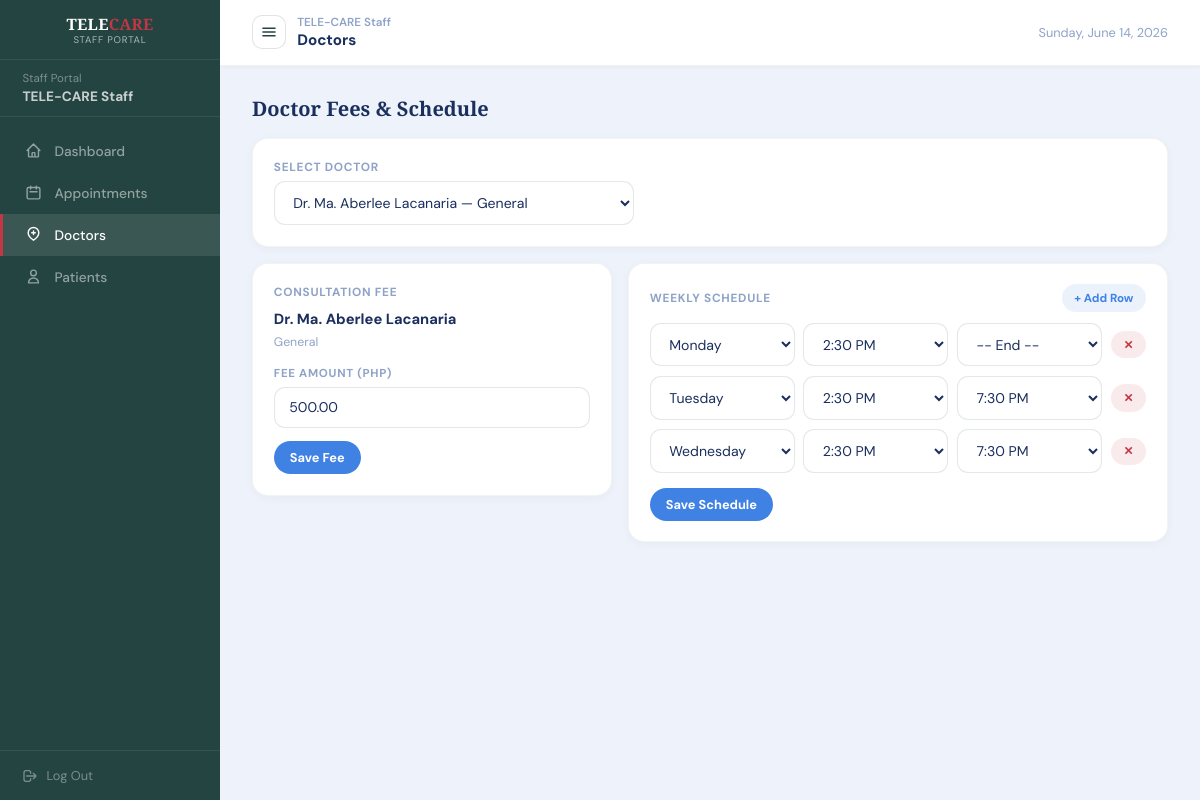
The app's page /staff/doctors.php (signed in) with its own data.
### tables this page shows
CREATE TABLE `doctors` (
  `id` int NOT NULL AUTO_INCREMENT,
  `full_name` varchar(150) NOT NULL,
  `specialty` varchar(100) DEFAULT NULL,
  `subspecialty` varchar(100) DEFAULT NULL,
  `clinic_name` varchar(150) DEFAULT NULL,
  `email` varchar(150) NOT NULL,
  `password` varchar(255) DEFAULT NULL,
  `phone_number` varchar(20) DEFAULT NULL,
  `profile_photo` varchar(255) DEFAULT NULL,
  `bio` text,
  `consultation_fee` decimal(10,2) DEFAULT '0.00',
  `languages_spoken` varchar(255) DEFAULT NULL,
  `rating` decimal(2,1) DEFAULT '0.0',
  `access_level` enum('junior','senior','consultant') DEFAULT 'junior',
  `status` enum('pending','active','inactive') DEFAULT 'pending',
  `is_available` tinyint(1) DEFAULT '0',
  `license_number` varchar(100) DEFAULT NULL,
  `issuing_board` varchar(150) DEFAULT NULL,
  `license_file` varchar(255) DEFAULT NULL,
  `board_cert_file` varchar(255) DEFAULT NULL,
  `consent_signed` tinyint(1) DEFAULT '0',
  `is_verified` tinyint(1) DEFAULT '0',
  `verified_at` timestamp NULL DEFAULT NULL,
  `verified_by` int DEFAULT NULL,
  `invite_token` varchar(100) DEFAULT NULL,
  `invite_expires` datetime DEFAULT NULL,
  `setup_complete` tinyint(1) DEFAULT '0',
  `created_at` timestamp NULL DEFAULT CURRENT_TIMESTAMP,
  `updated_at` timestamp NULL DEFAULT CURRENT_TIMESTAMP ON UPDATE CURRENT_TIMESTAMP,
  PRIMARY KEY (`id`),
  UNIQUE KEY `email` (`email`),
  KEY `verified_by` (`verified_by`),
  CONSTRAINT `doctors_ibfk_1` FOREIGN KEY (`verified_by`) REFERENCES `admins` (`id`) ON DELETE SET NULL
);

CREATE TABLE `doctor_schedules` (
  `id` int NOT NULL AUTO_INCREMENT,
  `doctor_id` int NOT NULL,
  `day_of_week` enum('Monday','Tuesday','Wednesday','Thursday','Friday','Saturday','Sunday') NOT NULL,
  `start_time` time NOT NULL,
  `end_time` time NOT NULL,
  PRIMARY KEY (`id`),
  KEY `doctor_id` (`doctor_id`),
  CONSTRAINT `doctor_schedules_ibfk_1` FOREIGN KEY (`doctor_id`) REFERENCES `doctors` (`id`) ON DELETE CASCADE
);

### staff/doctors.php (the view, shortened to what this page needs)
<?php
require_once 'includes/auth.php';
function generateTimeOptions(): array {
    $opts = [];
    for ($h = 0; $h < 24; $h++) {
        foreach ([0, 30] as $m) {
            $val = str_pad((string)$h, 2, '0', STR_PAD_LEFT) . ':' . str_pad((string)$m, 2, '0', STR_PAD_LEFT);
            $ap = $h >= 12 ? 'PM' : 'AM';
            $hr = $h % 12 ?: 12;
            $lbl = $hr . ':' . str_pad((string)$m, 2, '0', STR_PAD_LEFT) . ' ' . $ap;
            $opts[] = ['val' => $val, 'lbl' => $lbl];
        }
    }
    return $opts;
}
$doctorRows = $conn->query("SELECT id, full_name, specialty, consultation_fee, status FROM doctors ORDER BY full_name ASC");
$doctors = [];
if ($doctorRows) {
    while ($r = $doctorRows->fetch_assoc()) {
        $doctors[] = $r;
    }
}
$selectedDoctorId = (int)($_GET['doctor_id'] ?? 0);
if ($selectedDoctorId <= 0 && !empty($doctors)) {
    $selectedDoctorId = (int)$doctors[0]['id'];
}
$selectedDoctor = null;
foreach ($doctors as $doc) {
    if ((int)$doc['id'] === $selectedDoctorId) {
        $selectedDoctor = $doc;
        break;
    }
}
$schedules = [];
if ($selectedDoctor) {
    $sstmt = $conn->prepare("SELECT day_of_week, TIME_FORMAT(start_time, '%H:%i') AS start_time, TIME_FORMAT(end_time, '%H:%i') AS end_time
                             FROM doctor_schedules
                             WHERE doctor_id=?
                             ORDER BY FIELD(day_of_week,'Monday','Tuesday','Wednesday','Thursday','Friday','Saturday','Sunday'), start_time");
    $sstmt->bind_param('i', $selectedDoctorId);
    $sstmt->execute();
    $sres = $sstmt->get_result();
    while ($s = $sres->fetch_assoc()) {
        $schedules[] = $s;
    }
}
$daysOfWeek = ['Monday','Tuesday','Wednesday','Thursday','Friday','Saturday','Sunday'];
$timeOptions = generateTimeOptions();
require_once 'includes/header.php';
?>
<div class="sec-head">
  <h2>Doctor Fees &amp; Schedule</h2>
</div>
<div class="card" style="margin-bottom:1rem;">
  <div style="font-size:.74rem;color:var(--muted);font-weight:700;text-transform:uppercase;letter-spacing:.06em;margin-bottom:.35rem;">Select Doctor</div>
  <form method="GET" style="display:flex;gap:.6rem;align-items:center;flex-wrap:wrap;">
    <select name="doctor_id" class="f-input" style="max-width:360px;margin-bottom:0;" onchange="this.form.submit()">
      <?php foreach ($doctors as $doc): ?>
      <option value="<?= (int)$doc['id'] ?>" <?= (int)$doc['id'] === $selectedDoctorId ? 'selected' : '' ?>>
        Dr. <?= htmlspecialchars($doc['full_name']) ?><?= !empty($doc['specialty']) ? ' — ' . htmlspecialchars($doc['specialty']) : '' ?>
      </option>
      <?php endforeach; ?>
    </select>
  </form>
</div>
<?php if (!$selectedDoctor): ?>
  <div class="card"><div class="empty-row">No doctor records found.</div></div>
<?php else: ?>
<div style="display:grid;grid-template-columns:minmax(260px,360px) 1fr;gap:1rem;align-items:start;">
  <div class="card" style="margin-bottom:0;">
    <div style="font-size:.74rem;color:var(--muted);font-weight:700;text-transform:uppercase;letter-spacing:.06em;margin-bottom:.55rem;">Consultation Fee</div>
    <div style="font-weight:700;font-size:.92rem;margin-bottom:.3rem;">Dr. <?= htmlspecialchars($selectedDoctor['full_name']) ?></div>
    <div style="font-size:.77rem;color:var(--muted);margin-bottom:1rem;"><?= htmlspecialchars($selectedDoctor['specialty'] ?? 'General') ?></div>
    <form method="POST">
      <label class="f-label" for="consultation_fee">Fee Amount (PHP)</label>
      <input
        id="consultation_fee"
        type="number"
        name="consultation_fee"
        class="f-input"
        min="0"
        max="100000"
        step="0.01"
        value="<?= htmlspecialchars((string)$selectedDoctor['consultation_fee']) ?>"
        required
      />
      <button type="submit" class="btn-primary">Save Fee</button>
    </form>
  </div>
  <div class="card" style="margin-bottom:0;">
    <div style="display:flex;justify-content:space-between;align-items:center;gap:.5rem;flex-wrap:wrap;margin-bottom:.7rem;">
      <div style="font-size:.74rem;color:var(--muted);font-weight:700;text-transform:uppercase;letter-spacing:.06em;">Weekly Schedule</div>
      <button type="button" class="btn-sm" style="background:rgba(63,130,227,.1);color:var(--blue);" onclick="addSchedRow()">+ Add Row</button>
    </div>
    <form method="POST" id="schedule-form">
      <div id="sched-rows" style="display:flex;flex-direction:column;gap:.6rem;">
        <?php if (!empty($schedules)): ?>
          <?php foreach ($schedules as $s): ?>
            <div class="sched-row" style="display:grid;grid-template-columns:1fr 1fr 1fr auto;gap:.55rem;align-items:center;">
              <select name="sched_day[]" class="f-input" style="margin-bottom:0;" required>
                <?php foreach ($daysOfWeek as $d): ?>
                <option value="<?= $d ?>" <?= $s['day_of_week'] === $d ? 'selected' : '' ?>><?= $d ?></option>
                <?php endforeach; ?>
              </select>
              <select name="sched_start[]" class="f-input" style="margin-bottom:0;" required>
                <?php foreach ($timeOptions as $opt): ?>
                <option value="<?= $opt['val'] ?>" <?= $s['start_time'] === $opt['val'] ? 'selected' : '' ?>><?= $opt['lbl'] ?></option>
                <?php endforeach; ?>
              </select>
              <select name="sched_end[]" class="f-input" style="margin-bottom:0;" required>
                <option value="">-- End --</option>
                <?php foreach ($timeOptions as $opt): ?>
                <option value="<?= $opt['val'] ?>" <?= $s['end_time'] === $opt['val'] ? 'selected' : '' ?>><?= $opt['lbl'] ?></option>
                <?php endforeach; ?>
              </select>
              <button type="button" onclick="removeSchedRow(this)" class="btn-sm" style="background:rgba(195,54,67,.1);color:var(--red);">✕</button>
            </div>
          <?php endforeach; ?>
        <?php endif; ?>
      </div>
      <button type="submit" class="btn-primary" style="margin-top:.9rem;">Save Schedule</button>
    </form>
  </div>
</div>
<?php endif; ?>
<?php require_once 'includes/footer.php'; ?>

### staff/includes/header.php (style rules this page uses)
:root { --red:#C33643;--green:#244441;--blue:#3F82E3;--bg:#EEF3FB;--white:#fff;--muted:#8fa3c8;--text:#1a2f5e }
* { box-sizing:border-box;margin:0;padding:0 }
body { font-family:'DM Sans',sans-serif;background:var(--bg);color:var(--text);display:flex;min-height:100vh }
h1,h2,h3 { font-family:'Playfair Display',serif }
.card { background:#fff;border-radius:16px;padding:1.3rem;border:1px solid rgba(36,68,65,.06);box-shadow:0 2px 10px rgba(0,0,0,.04);margin-bottom:1.2rem }
.btn-primary { background:var(--blue);color:#fff;padding:.5rem 1rem;border-radius:50px;font-size:.8rem;font-weight:700;border:none;cursor:pointer;font-family:'DM Sans',sans-serif;transition:all .2s;text-decoration:none;display:inline-block }
.btn-sm { padding:.35rem .8rem;border-radius:50px;font-size:.73rem;font-weight:700;border:none;cursor:pointer;font-family:'DM Sans',sans-serif;transition:all .2s }
.f-label { display:block;font-size:.72rem;font-weight:700;letter-spacing:.06em;text-transform:uppercase;color:var(--muted);margin-bottom:.35rem }
.f-input { width:100%;padding:.68rem .9rem;border:1.5px solid rgba(36,68,65,.12);border-radius:11px;font-family:'DM Sans',sans-serif;font-size:.88rem;color:var(--text);outline:none;transition:border-color .2s;background:#fff;margin-bottom:.8rem }
select.f-input { cursor:pointer }
.sec-head { display:flex;align-items:center;justify-content:space-between;margin-bottom:1rem }
.sec-head h2 { font-size:1.25rem }

### records on screen
doctors: full_name "Ma. Aberlee Lacanaria", specialty "General", consultation_fee "500.00"
doctor_schedules: day_of_week "Monday"
doctor_schedules: day_of_week "Tuesday"
doctor_schedules: day_of_week "Wednesday"

### other values on screen
$staff_name "TELE-CARE Staff"
$label "Dashboard"
$label "Appointments"
$label "Doctors"
$label "Patients"
$active_page "Doctors"
form field value "2:30 PM"
form field value "7:30 PM"
